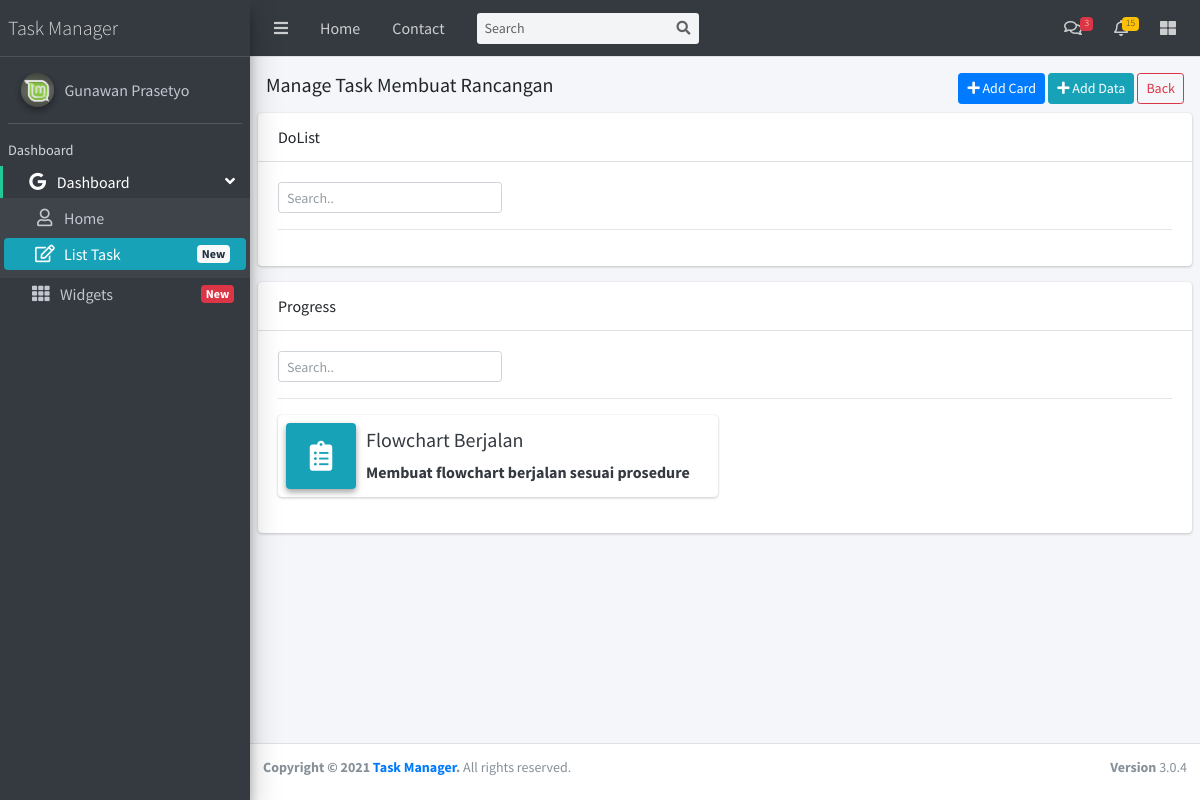
The page /Task/manage_task.php?kodetsk=TS002 on the database its author committed.
### tables this page shows
CREATE TABLE `task` (
  `id_task` int(11) NOT NULL,
  `kode_task` varchar(255) NOT NULL,
  `nama_task` varchar(255) NOT NULL,
  `isi_task` varchar(255) NOT NULL,
  `jenis_task` varchar(255) NOT NULL,
  `time_task` varchar(255) NOT NULL
);

### Task/manage_task.php (the view, shortened to what this page needs)
<?php include "../header.php"; ?>
<div class="content-wrapper p-2">
    <div class="row p-2">
    <?php
        $sqljudul = mysqli_query($koneksi, "SELECT * FROM task WHERE kode_task='$_GET[kodetsk]' AND jenis_task='Task List'");
        $judul = mysqli_fetch_array($sqljudul)
    ?>
        <div class="text-left col-md-6">
            <h5>Manage Task <?= $judul['nama_task']; ?><h5>
        </div>
        <div class="text-right col-md-6">
            <a href="#" class="btn btn-primary btn-sm" data-toggle="modal" data-target="#myModal2"><i class="fas fa-plus"></i> Add Card</a>
            <a href="#" class="btn btn-info btn-sm" data-toggle="modal" data-target="#mngmodal"><i class="fas fa-plus"></i> Add Data</a>
            <a href="list_task.php" class="btn btn-sm btn-outline-danger">Back</a>
        </div>
    </div>
    <?php
        $sqlmng = mysqli_query($koneksi, "SELECT * FROM task WHERE kode_task='$_GET[kodetsk]' AND NOT jenis_task='Task List' GROUP BY jenis_task DESC ORDER BY id_task ASC");
        while($mng = mysqli_fetch_array($sqlmng)){
    ?>
    <div class="card">
        <div class="card-header"><?= $mng['jenis_task']; ?></div>
        <div class="card-body">
            <input class="col-md-3 form-control mb-2 form-control-sm" id="myInput<?= $mng['jenis_task']; ?>" type="text" placeholder="Search..">
            <hr>
            <div class="row" id="myDIV<?= $mng['jenis_task']; ?>">
                <?php
                    $qtsk    = "SELECT * FROM task WHERE jenis_task='$mng[jenis_task]' AND kode_task='$_GET[kodetsk]'";
                    $mngtsk  = mysqli_query($koneksi,$qtsk);
                    while ($rowtask = mysqli_fetch_array($mngtsk)) {
                    if($rowtask['nama_task']==NULL){ ?>
                    <?php }else{
                        $uniq    = '1234567';
                        $nouniq  = str_shuffle($uniq);
                        $random  = substr($nouniq, 0,1);
                        $bg      = array("","info","primary","dark","danger","purple","teal","warning");
                    ?>
                        <a class="col-md-6 text-dark" href="#" id="key" data-toggle="modal" data-target="#myModal1<?= $rowtask['id_task'] ?>">
                            <div class="info-box">
                                <span class="info-box-icon bg-<?= $bg[$random]; ?> elevation-2"><i class="fas fa-clipboard-list"></i></span>
                                <div class="info-box-content">
                                    <span class="info-box-text h5"><?= $rowtask['nama_task']; ?></span>
                                    <span class="info-box-number"><?= $rowtask['isi_task']; ?></span>
                                </div>
                            </div>
                        </a>
                    <?php } ?>
                <?php } ?>
            </div>
        </div>
    </div>
    <?php } ?>
</div>
<?php include "../footer.php"; ?>

### rows shown on the page
task: nama_task "Membuat Rancangan"
task: jenis_task "DoList"
task: jenis_task "Progress", nama_task "Flowchart Berjalan", isi_task "Membuat flowchart berjalan sesuai prosedure"
